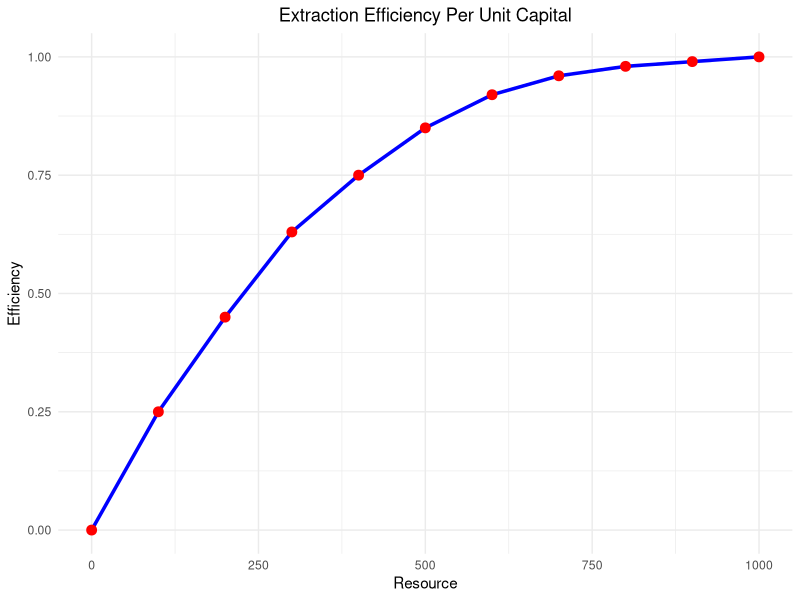

Generate this figure with R:
library(deSolve)
library(tibble)
library(purrr)
library(glue)
library(dplyr)
library(ggplot2)

START<-0;FINISH<-200;STEP<-0.25
simtime <- seq(START,FINISH,by=STEP)
stocks<-c(sCapital=5,sResource=1000)
auxs<-c(aDesired.Growth
        =0.07,
        aDepreciation=0.05,aCost.Per.Investment=2.00,aFraction.Reinvested=0.12,aRevenue.Per.Unit= 3.00)

x.Resource<-seq(0,1000,by=100)
y.Efficiency<-c(0,0.25,0.45,0.63,0.75,0.85,0.92,0.96,0.98,0.99,1.0)
func.Efficiency<-approxfun(x=x.Resource,y=y.Efficiency,method="linear",yleft=0,yright=1.0)



model<-function(time,stocks,auxs){
  with(as.list(c(stocks,auxs)),
       {
         aExtr.Efficiency<-func.Efficiency(sResource)
         fExtraction<-aExtr.Efficiency *sCapital
         aTotal.Revenue<-aRevenue.Per.Unit *fExtraction
         aCapital.Costs<-sCapital*0.10
         
         aProfit<-aTotal.Revenue-aCapital.Costs
         aCapital.Funds<-aFraction.Reinvested*aProfit
         aMaximum.Investment<-aCapital.Funds/aCost.Per.Investment
         aDesired.Investment<-sCapital*aDesired.Growth
         
         fInvestment<- min(aMaximum.Investment,
                           aDesired.Investment)
         fDepreciation<-sCapital *aDepreciation
         dS_dt<-fInvestment -fDepreciation
         dR_dt<--fExtraction
         
         
         return(list(c(dS_dt,dR_dt),
                     DesiredInvestment=aDesired.Investment,
                     MaximumInvestment=aMaximum.Investment,
                     Investment=fInvestment,
                     Depreciation=fDepreciation,
                     Extraction=fExtraction))
       }
  )
}


o<-data.frame(ode(y=stocks,times=simtime,func=model,
                  parms=auxs,method = "euler"))

as_tibble(o)



# 创建数据框用于绘图
plot_data <- data.frame(
  Resource = x.Resource,
  Efficiency = y.Efficiency
)
# 绘制图形
ggplot(plot_data, aes(x = Resource, y = Efficiency)) +
  geom_line(color = "blue", size = 1.2) +
  geom_point(color = "red", size = 3) +
  scale_x_continuous(limits = c(0, 1000), 
                     breaks = seq(0, 1000, by = 250)) +
  scale_y_continuous(limits = c(0, 1), 
                     breaks = seq(0, 1, by = 0.25)) +
  labs(title = "Extraction Efficiency Per Unit Capital",
       x = "Resource",
       y = "Efficiency") +
  theme_minimal() +
  theme(plot.title = element_text(hjust = 0.5))
